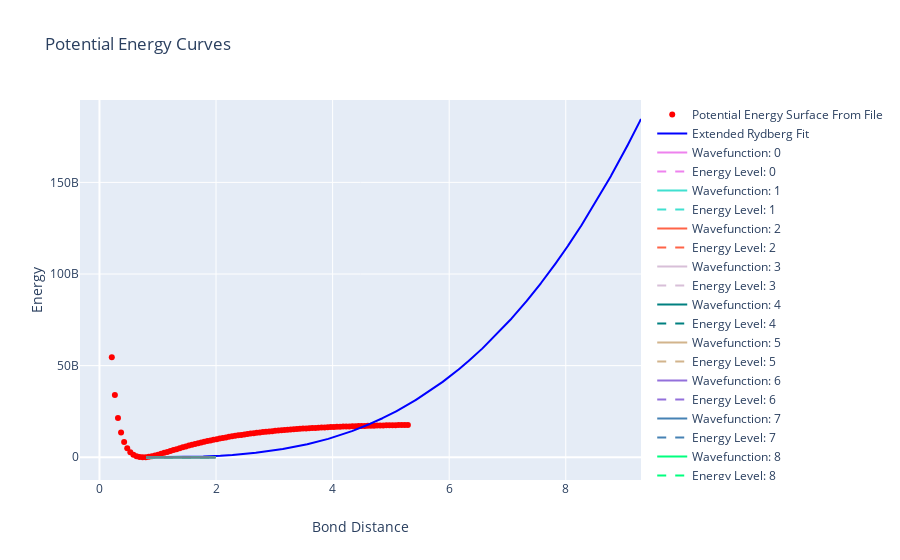

Notebook code cell kept with this figure:
### Code cell
#Run Functions with Jupyter Widgets Overlay Here

print("Please choose how you like to set up the Extended-Rydberg Equation:")
choice = widgets.ToggleButtons(
    options = ["Use File", "Use Diatomic Constants"],
    button_style = "info",
    tooltips = ["", "Use Diatomic Constants"],
    value = None,
)

basisSize = widgets.IntText()

display(choice)

choice.observe(main, "value")
